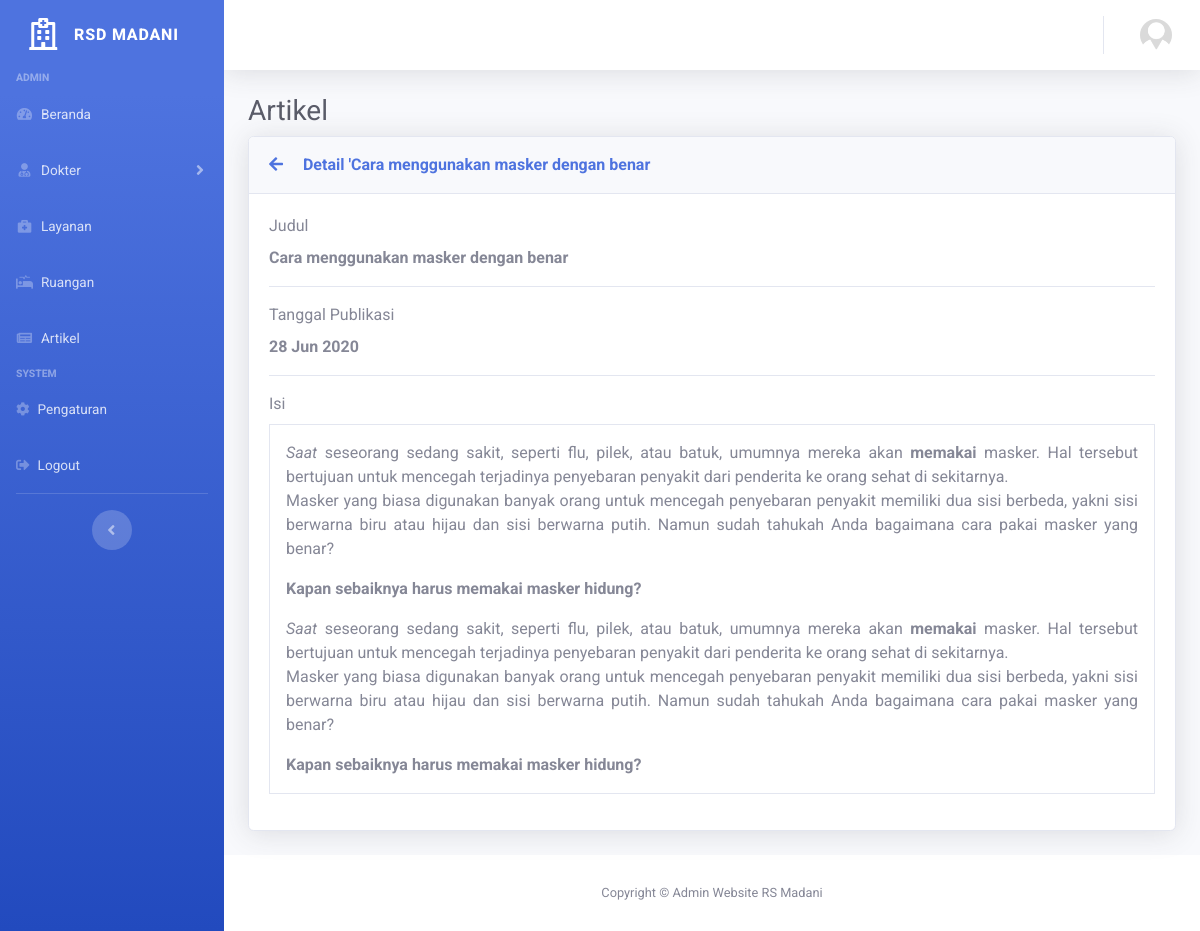
Page /admin/artikel/detail/1 on the committed database.
### tables this page shows
CREATE TABLE `artikel` (
  `id` int(11) NOT NULL,
  `gambar` varchar(64) NOT NULL,
  `arjudul` varchar(64) NOT NULL,
  `arkonten` longtext NOT NULL,
  `artanggal` date NOT NULL,
  `created_at` timestamp NOT NULL DEFAULT CURRENT_TIMESTAMP ON UPDATE CURRENT_TIMESTAMP,
  `modified_at` timestamp NOT NULL DEFAULT '0000-00-00 00:00:00'
);

### application/controllers/admin/Artikel.php (called while the page is built, shortened)
<?php
class Artikel extends CI_Controller
{
  public function __construct() {
    $this->load->model('md_artikel', 'ma');
  }
  public function detail($id) {
    $data['title'] = 'Artikel';
    $data['user'] = $this->db->get_where('user', ['email' => $this->session->userdata('email')])->row_array();
    $data['artikel'] = $this->ma->get_id($id)[0];
    $this->load->view('admin/templates/header', $data);
    $this->load->view('admin/templates/sidebar', $data);
    $this->load->view('admin/templates/topbar', $data);
    $this->load->view('admin/artikel/detail', $data);
    $this->load->view('admin/templates/footer');
  }
}

### index.php (called while the page is built, shortened)
<?php
require_once BASEPATH.'core/CodeIgniter.php';

### application/models/Md_artikel.php (called while the page is built, shortened)
<?php
class Md_artikel extends CI_Model
{
  public function get_id($id)
  {
    return $this->db->get_where('artikel', ['id' => $id])->result();
  }
}

### application/views/admin/artikel/detail.php (the view, shortened to what this page needs)
<div id="content">
  <div class="container-fluid">
    <h1 class="h3 mb-2 text-gray-800"><?= $title ?></h1>
    <div class="card shadow mb-4">
      <div class="card-header py-3">
        <a href="<?= base_url('admin/artikel')?>"><i class="fa fa-arrow-left"></i></a>
        <h6 class="m-0 font-weight-bold text-primary d-inline ml-3">Detail '<?= $artikel->arjudul ?></h6>
      </div>
      <div class="card-body">
        <div class="form-group border-bottom pb-3">
          <label for="arjudul">Judul</label>
          <br />
          <strong><?= $artikel->arjudul ?></strong>
        </div>
        <div class="form-group border-bottom pb-3">
          <label for="arjudul">Tanggal Publikasi</label>
          <br />
          <strong><?php $dc = date_create ($artikel->artanggal); echo date_format($dc, 'd M Y') ?></strong>
        </div>
        <div class="form-group">
          <label for="arkonten">Isi</label>
          <br />
          <div class="border px-3" style="border: 1px solid black">
            <p>
              <?= $artikel->arkonten ?>
            </p>
          </div>
        </div>
      </div>
    </div>
  </div>
</div>

### assets/css/rs.css (style rules this page uses)
* { box-sizing: border-box; margin: 0; padding: 0; font-family: "Roboto", sans-serif; }

### rows in the picture
artikel: arjudul "Cara menggunakan masker dengan benar", artanggal "28 Jun 2020", arkonten "Saat seseorang sedang sakit, seperti flu, pilek, atau batuk, umumnya mereka akan memakai masker. Hal tersebut bertujuan untuk mencegah terjadinya penyebaran penyakit dari penderita ke orang sehat di sekitarnya. Masker yang biasa digunakan banyak orang untuk mencegah penyebaran penyakit memiliki dua sisi berbeda, yakni sisi berwarna biru atau hijau dan sisi berwarna putih. Namun sudah tahukah Anda bagaimana cara pakai masker yang benar? Kapan sebaiknya harus memakai masker hidung? Saat seseorang sedang sakit, seperti flu, pilek, atau batuk, umumnya mereka akan memakai masker. Hal tersebut bertujuan untuk mencegah terjadinya penyebaran penyakit dari penderita ke orang sehat di sekitarnya.…"

### other values in the picture
$title "Artikel"
